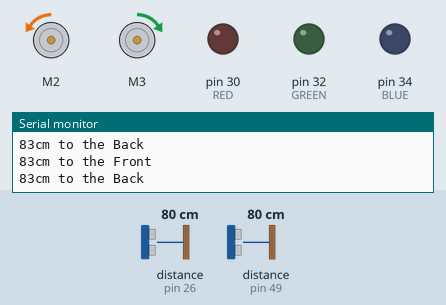
Recording of a sketch running on a simulated Arduino Mega 2560, built with avr-gcc and run on an emulated ATmega2560. Parts: 2 × DC motor (green arrow = forward, orange = backward, longer = faster), output pins drawn as LEDs (lit = HIGH), the last lines printed to the serial monitor. Wiring (inferred from the names in the program): 2 × ultrasonic range finder: trigger pin 27, echo pin 26 / trigger pin 50, echo pin 49. Dashed ring = blinking. The inputs (shaded band) are chosen by the test bench; at power-on: distance to the obstacle (sensors on pin 26, pin 49) 80 cm. The echo pulse lasts 58.3 µs per cm; pins used as bus, display or sensor lines are not drawn.

Above: at 2.7 s.
2.8 s: distance to the obstacle (sensor on pin 26) set to 52 cm
5.8 s: distance to the obstacle (sensor on pin 26) set to 44 cm
At 6.2 s:
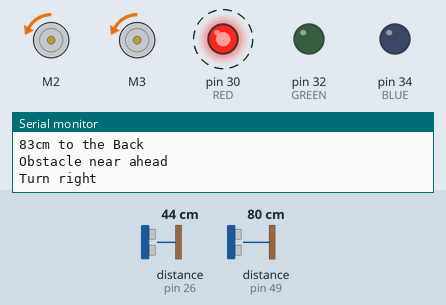
8.8 s: distance to the obstacle (sensor on pin 49) set to 16 cm
11.8 s: distance to the obstacle (sensor on pin 49) set to 12 cm
At 12.7 s:
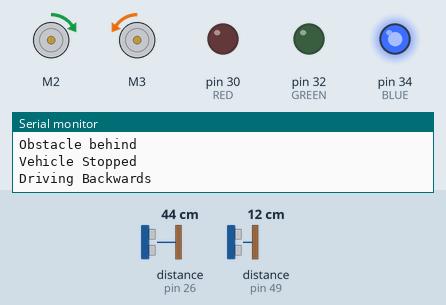
14.8 s: distance to the obstacle (sensor on pin 49) set to 18 cm
At 15.2 s:
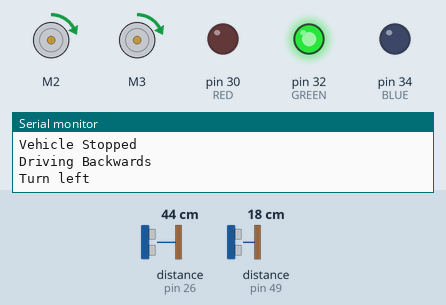
17.8 s: distance to the obstacle (sensor on pin 49) set to 2 cm
At 20.37 s:
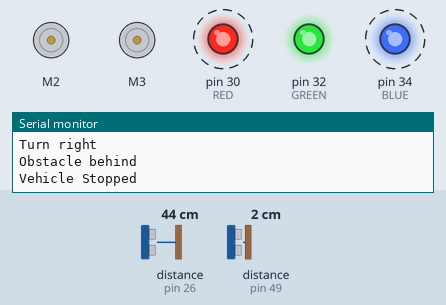
Timing chart, 0 to 21.8 s (numbered marks = the images above; inputs shaded):
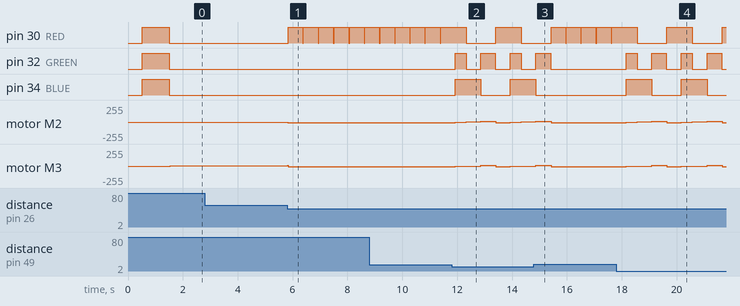

Measured:
- the behaviour switches between 48 and 47 cm on distance to the obstacle (sensor on pin 26) (found by bisection; images 0 and 1)
- the behaviour switches between 15 and 14 cm on distance to the obstacle (sensor on pin 49) (found by bisection; images 1 and 2)
- after the input at 5.8 s, pin 30 (RED): alternates HIGH for 0.53 s and LOW for 0.03 s, starting at once; motor M2: backward 6/255 → backward 12/255 at once; motor M3: forward 6/255 → backward 12/255 at once
- after the input at 11.8 s, pin 32 (GREEN): goes HIGH 0.40 s, LOW 0.53 s, HIGH 0.53 s, LOW 0.55 s, HIGH 0.40 s, then LOW, starting after 0.13 s; pin 34 (BLUE): LOW → HIGH after 0.13 s, → LOW 0.93 s later, → HIGH 1.1 s later
- after the input at 14.8 s, pin 32 (GREEN): goes on until 15.4 s, then stays LOW; pin 34 (BLUE): goes on until 14.9 s, then stays LOW; motor M2, motor M3: goes on until 15.4 s, then stays backward 12/255
- after the input at 17.8 s, pin 30 (RED): alternates HIGH for 0.93 s and LOW for 1.1 s, starting after 0.77 s; pin 32 (GREEN): LOW → HIGH after 0.37 s, → LOW 0.40 s later, → HIGH 0.53 s later, → LOW 0.53 s later, … (8 changes in this stretch)

The sketch:

_2WheelRobot_v7.ino
```cpp
#include <stdio.h>
#include <Ultrasonic.h>
#include <NewPing.h>
#include <AFMotor.h>

AF_DCMotor motor1(2);
AF_DCMotor motor2(3);

#define trigPinFwd 27 // define the pins of your sensor
#define echoPinFwd 26
#define trigPinBwd 50 // define the pins of your sensor
#define echoPinBwd 49
#define BLUE 34 // Pin 34 connected to monitoring LED
#define GREEN 32 // Pin 32 connected to monitoring LED
#define RED 30 // Pin 30 connected to monitoring LED

int hitTimeFwd;
int hitTimeBwd;
int distanceObstacleFwd;
int distanceObstacleBwd;
int factorSpeed = 5;
int currentSpeed;
int max_cm_distance = 255;

void setup() {
  Serial.begin(9600);
  delay(500);
  distance2driveFwd();
  distance2driveBwd();
  pinMode(BLUE, OUTPUT);
  pinMode(GREEN, OUTPUT);
  pinMode(RED, OUTPUT);
  pinMode(trigPinFwd, OUTPUT); // Not sure it is necessary
  pinMode(echoPinFwd, INPUT); // Not sure it is necessary
  pinMode(trigPinBwd, OUTPUT); // Not sure it is necessary
  pinMode(echoPinBwd, INPUT); // Not sure it is necessary
  digitalWrite(BLUE, HIGH); // Monitoring of LED during startup
  digitalWrite(GREEN, HIGH); // Monitoring of LED during startup
  digitalWrite(RED, HIGH); // Monitoring of LED during startup
  delay(1000);
  digitalWrite(BLUE, LOW); // Monitoring of LED during startup
  digitalWrite(GREEN, LOW); // Monitoring of LED during startup
  digitalWrite(RED, LOW); // Monitoring of LED during startup
}

void halfSpeed()                   //Function
{
  motor1.setSpeed(factorSpeed*254/200);
  motor2.setSpeed(factorSpeed*254/200);
}

void fullSpeed()                  //Function
{
  motor1.setSpeed(factorSpeed*254/100);
  motor2.setSpeed(factorSpeed*254/100);
}

void stopvehicle()                 //Function
{
  Serial.println("Vehicle Stopped");
  motor1.run(RELEASE);
  motor2.run(RELEASE);
  digitalWrite(RED, HIGH);
  digitalWrite(GREEN, HIGH);
  digitalWrite(BLUE, HIGH);
  delay(400);
  digitalWrite(RED, LOW);
  digitalWrite(GREEN, LOW);
  digitalWrite(BLUE, LOW);
}

void turnback()                   //Function
{
  halfSpeed();
  Serial.println("Driving Backwards");
  //motor1.run(FORWARD);    // Originally here, but now I am trying inside the for loop below
  //motor2.run(BACKWARD);
  int counterBlue;
  for(int counterBlue = 0; counterBlue < 250; counterBlue++)
    {
          motor1.run(FORWARD);
          motor2.run(BACKWARD);
          digitalWrite(BLUE, HIGH); // Blue LED on
          delay(2);
    }
  digitalWrite(BLUE, LOW); // Blue LED off
 }

void turnleft()               //Function
{
  fullSpeed();
  Serial.println("Turn left");
  int counterGreen;
  for(int counterGreen = 0; counterGreen < 250; counterGreen++)
    {
          motor1.run(FORWARD);
          motor2.run(FORWARD);
          digitalWrite(GREEN, HIGH); // Blue LED on
          delay(2);
    }
  digitalWrite(GREEN, LOW); // Blue LED off
}

void turnright()              //Function
{
  fullSpeed();
  Serial.println("Turn right");
  int counterRed;
  for(int counterRed = 0; counterRed < 250; counterRed++)
    {
          motor1.run(BACKWARD);
          motor2.run(BACKWARD);
          digitalWrite(RED, HIGH); // Blue LED on
          delay(2);
    }
  digitalWrite(RED, LOW); // Blue LED off
}

int distance2driveFwd()         //Function with Ultrasound sensor
{
  Ultrasonic ultrasonicFwd(trigPinFwd, echoPinFwd);
  int distanceObstacleFwd = ultrasonicFwd.distanceRead();
  if (distanceObstacleFwd == 0)
    {
      distanceObstacleFwd = max_cm_distance;
    }
  return distanceObstacleFwd;
}

int distance2driveBwd()       //Function with Ultrasound sensor
{
  Ultrasonic ultrasonicBwd(trigPinBwd, echoPinBwd);
  int distanceObstacleBwd = ultrasonicBwd.distanceRead();
  if (distanceObstacleBwd == 0)
    {
      distanceObstacleBwd = max_cm_distance;
    }
  return distanceObstacleBwd;
}

void obstacleFwd() {              //Function with driving logic
  int distanceObstacleFwd = distance2driveFwd();
  if (distanceObstacleFwd == 0)
    {   delay(10);    }
  else if (distanceObstacleFwd < 20)      // close obstacle forward
    {
      Serial.println("Obstacle ahead");
      stopvehicle();
      turnback();
      turnleft();
    }
  else if (distanceObstacleFwd < 50)      // far obstacle forward
    {
      Serial.println("Obstacle near ahead");
      turnright();
     }                 }

void obstacleBwd() {                       //Function with driving logic, has to be solved in some other way
  int distanceObstacleBwd = distance2driveBwd();
  if (distanceObstacleBwd == 0)
    {   delay(5);    }
  else if (distanceObstacleBwd < 15)     // close obstacle backward
      {
      Serial.println("Obstacle behind");
      stopvehicle();
      turnback();
      turnleft();
      }    }

void acceleration()               //Function, not yet tested
{
  halfSpeed();
  motor1.run(BACKWARD);
  motor2.run(FORWARD);
  int currentSpeed;
  if (distanceObstacleFwd> 150)
  {
    for(int currentSpeed= 50; currentSpeed < 255; currentSpeed++)
    {
      Serial.println("Accelerating");
      motor1.setSpeed(currentSpeed);
      motor2.setSpeed(currentSpeed);
     }
   }   }

void loop() {
  int distanceObstacleFwd = distance2driveFwd();
  int distanceObstacleBwd = distance2driveBwd();
  Serial.print(distanceObstacleFwd);
  Serial.println("cm to the Front");
  Serial.print(distanceObstacleBwd);
  Serial.println("cm to the Back");
  acceleration();
  obstacleFwd();
  obstacleBwd();
  delay(10);
}
```
